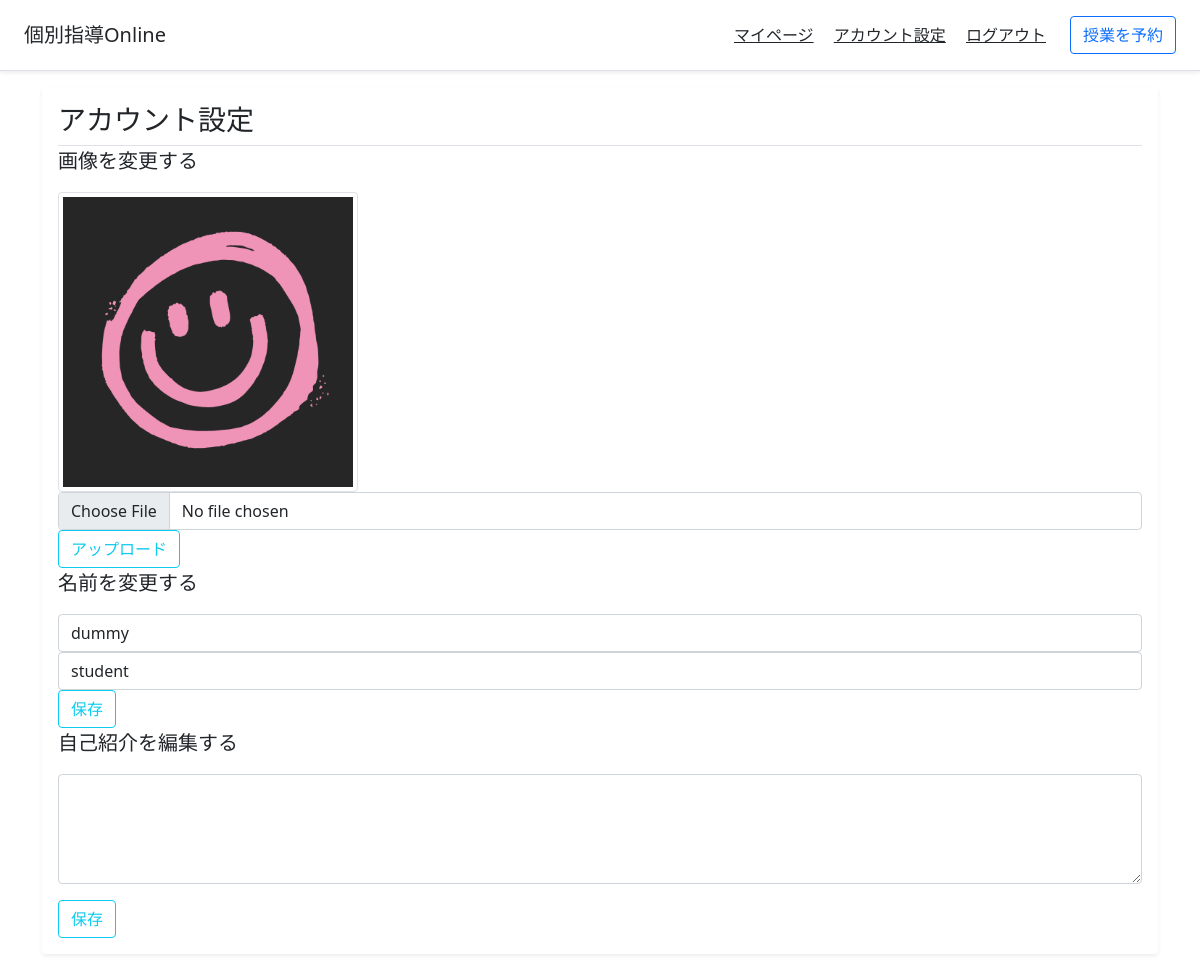
The app's page /setup_account/ (signed in) with its own data.
### tutoringapp/models.py (models this page shows)
class UserModel(AbstractUser):
    user_type = models.TextField(choices=USER_TYPE_CHOICES, default="student") # ユーザーが講師か生徒かを示す
    first_name = models.TextField(default="") # ユーザーの名前
    last_name = models.TextField(default="") # ユーザーの苗字
    profile_image = models.ImageField(upload_to="", default="ProfileImage.png") # ユーザーのプロフィール画像
    start_datetime = models.DateTimeField(auto_now_add=True)
    self_introduction = models.TextField(default="")
    spent_time = models.IntegerField(default=0) # 費やした時間(学習時間or授業をした時間)
    rank = models.TextField(choices=USERS_RANK_CHOICES, default="bronze")
    class_start_datetime = models.DateTimeField(default=datetime.datetime(2000, 1, 1)) # 最後に授業に参加した時間
    class_ending_datetime = models.DateTimeField(default=datetime.datetime(2000, 1, 1)) # 最後に授業を終了した時間

### tutoringapp/views.py (the view, shortened to what this page needs)
# urls.py: path("setup_account/", views.setup_account_view, name="setup_account"), # アカウントを設定するページ
def setup_account_view(request):
    if request.user.is_authenticated:
        if request.method == "GET":
            return render(request, "setup_account.html")
    else:
        return redirect("login")

### templates/setup_account.html (shortened to what this page needs)
{% extends "base.html" %}
{% block content %}
<main class="container">
    <div class="my-3 p-3 bg-white rounded shadow-sm">
        <h3 class="border-bottom pb-2 mb-0">アカウント設定</h3>
        <form action="" method="POST" enctype="multipart/form-data">{% csrf_token %}
            <p class="lead">画像を変更する</p>
            <img src="{{user.profile_image.url}}" class="img-thumbnail" width="300" height="300">
            <input class="form-control" type="file" accept="image/*" id="formFile" name="profile_image" required>
            <button type="submit" class="btn btn-outline-info">アップロード</button>
        </form>
        <form action="" method="POST">{% csrf_token %}
            <p class="lead">名前を変更する</p>
            <div class="col-auto">
                <input type="text" class="form-control" id="inputPassword2" name="first_name" placeholder="名字" value="{{user.last_name}}" required>
            </div>
            <div class="col-auto">
                <input type="text" class="form-control" id="inputPassword2" name="last_name" placeholder="名前" value="{{user.first_name}}" required>
            </div>
            <button type="submit" class="btn btn-outline-info">保存</button>
        </form>
        <form action="" method="POST">{% csrf_token %}
            <p class="lead">自己紹介を編集する</p>
            <div class="mb-3">
                <textarea class="form-control" id="exampleFormControlTextarea1" name="self_introduction" rows="4" required>{{user.self_introduction}}</textarea>
            </div>
            <button type="submit" class="btn btn-outline-info">保存</button>
        </form>
    </div>
</main>
{% endblock content %}

### records on screen
UserModel: profile_image (picture), first_name "dummy", last_name "student"
